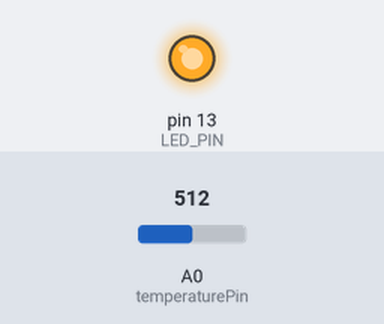
Simulated run of this sketch. Board: Arduino Uno, built with avr-gcc and run on an emulated ATmega328P. Shown: output pins drawn as LEDs (lit = HIGH). Inputs (shaded band) come from the test bench; at power-on: A0 (temperaturePin) = 512. What the sketch prints to the serial monitor is not drawn.

Above: at 1.8 s.
1.9 s: A0 (temperaturePin) set to 160
3.4 s: A0 (temperaturePin) set to 138
At 4.4 s:
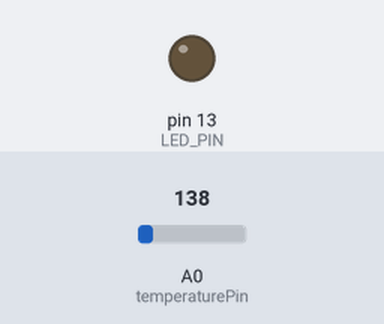
5.5 s: A0 (temperaturePin) set to 306
At 7.2 s:
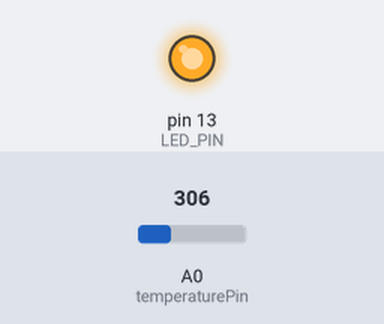
7.5 s: A0 (temperaturePin) set to 122
At 8.8 s:
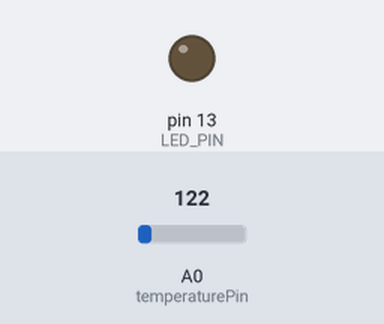
Timing chart, 0 to 10.5 s (numbered marks = the images above; inputs shaded):
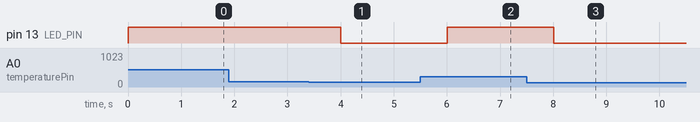

Measured:
- the behaviour switches between 148 and 147 on A0 (temperaturePin) (found by bisection; images 0 and 1)
- after the input at 1.9 s, every drawn part: stays the same
- after the input at 3.4 s, pin 13 (LED_PIN): HIGH → LOW after 0.61 s
- after the input at 5.5 s, pin 13 (LED_PIN): LOW → HIGH after 0.51 s
- after the input at 7.5 s, pin 13 (LED_PIN): HIGH → LOW after 0.51 s

The sketch:

oppgave_12_innlev_3.ino
```cpp
// We'll use analog input 0 to measure the temperature sensor's
// signal pin.

const int temperaturePin = A0;
const int LED_PIN = 13;

void setup()
{
  pinMode(13, OUTPUT); //skrevet selv
	Serial.begin(9600); //Initialize serial port & set baud rate to 9600 bits per second (bps)
}


void loop()
{


	float voltage, degreesC, degreesF; //Declare 3 floating point variables

	voltage = getVoltage(temperaturePin); //Measure the voltage at the analog pin

	degreesC = (voltage - 0.5) * 100.0; // Convert the voltage to degrees Celsius


	//Now print to the Serial monitor. Remember the baud must be 9600 on your monitor!
	// These statements will print lines of data like this:
	// "voltage: 0.73 deg C: 22.75 deg F: 72.96"

	Serial.print("voltage: ");
	Serial.print(voltage);
	Serial.print("  deg C: ");
	Serial.print(degreesC);

  if (degreesC > 22)
  {
    digitalWrite(LED_PIN, HIGH);

  }
  else digitalWrite(LED_PIN, LOW); //if og else skrevet selv, ellers er koden tatt fra circuit 7

	delay(1000); // repeat once per second (change as you wish!)
}


float getVoltage(int pin) 	//Function to read and return
							//floating-point value (true voltage)
							//on analog pin
{

	return (analogRead(pin) * 0.004882814);
	// This equation converts the 0 to 1023 value that analogRead()
	// returns, into a 0.0 to 5.0 value that is the true voltage
	// being read at that pin.
}

// Other things to try with this code:

//   Turn on an LED if the temperature is above or below a value.

//   Read that threshold value from a potentiometer - now you've
//   created a thermostat!
```
